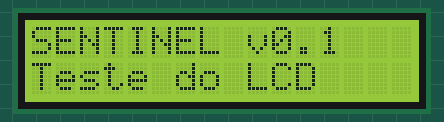
Bench run of a sketch on a simulated ESP32. On the bench: 16×2 character LCD. What the sketch prints to the serial monitor is not drawn.

Above: at 0.1 s.
At 4.1 s:
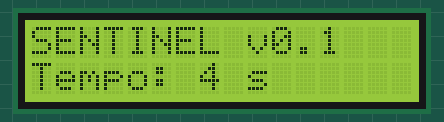
At 9.1 s:
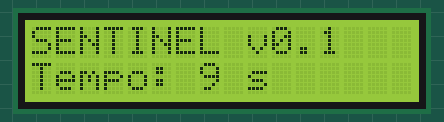
At 19.1 s:
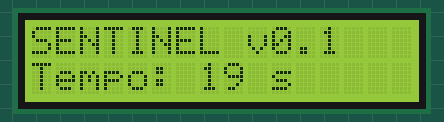
At 29.1 s:
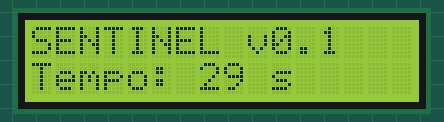
At 39.1 s:
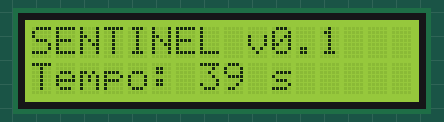

Measured:
- what the display in image 1 shows lasts 1.0 s, from 4.0 s to 5.0 s

The sketch:

06_lcd.ino
```cpp
// TESTE 06 - LCD 16x2 I2C
// Biblioteca: "LiquidCrystal I2C" (Frank de Brabander) - instalar pelo Gerenciador de Bibliotecas.
// Antes: rode o teste 05 e coloque o endereco encontrado abaixo.
// Se a tela acender mas nao mostrar texto: gire o potenciometro azul atras do modulo (contraste).
// Obs.: o LCD nao tem acentos. Escreva sem acento.

#include <Wire.h>
#include <LiquidCrystal_I2C.h>

#define LCD_ADDR 0x27   // TROQUE se o scanner mostrar outro (ex.: 0x3F)

LiquidCrystal_I2C lcd(LCD_ADDR, 16, 2);
unsigned long ultimo = 0;

void setup() {
  Serial.begin(115200);
  Wire.begin(21, 22);
  lcd.init();
  lcd.backlight();
  lcd.setCursor(0, 0);
  lcd.print("SENTINEL v0.1");
  lcd.setCursor(0, 1);
  lcd.print("Teste do LCD");
  Serial.println("=== TESTE 06 - LCD ===");
}

void loop() {
  // Atualiza um contador na segunda linha a cada 1 s
  if (millis() - ultimo >= 1000) {
    ultimo = millis();
    lcd.setCursor(0, 1);
    lcd.print("Tempo: ");
    lcd.print(millis() / 1000);
    lcd.print(" s     "); // espacos apagam restos do texto anterior
  }
}
```
